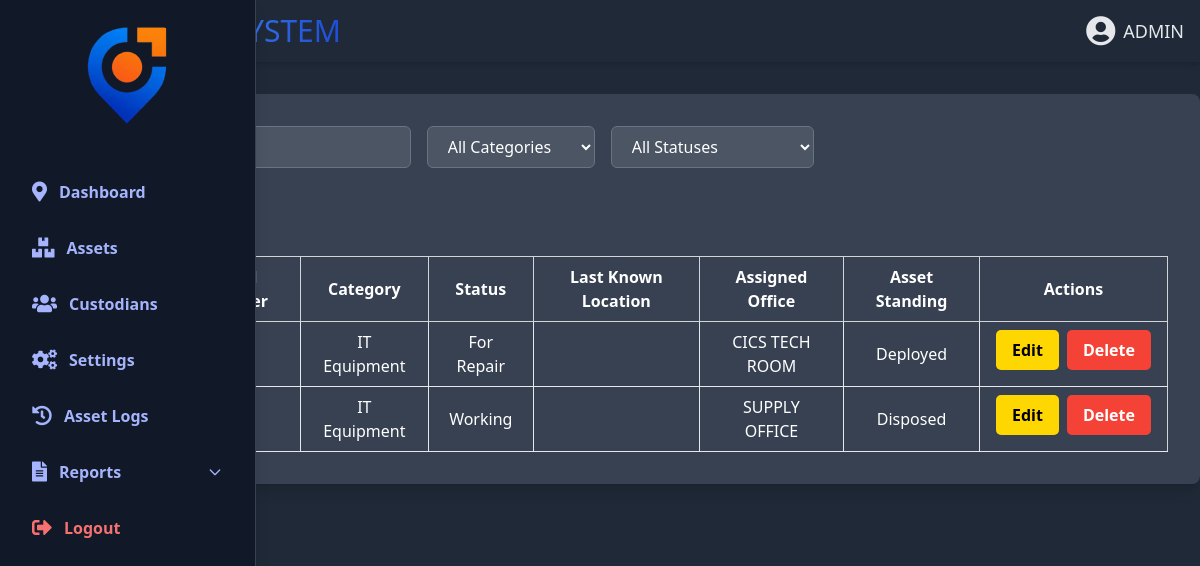
Screenshot of /assets.php (signed in) with the database file from the repository.
### tables this page shows
CREATE TABLE `assets` (
  `asset_id` int(11) NOT NULL,
  `asset_name` varchar(255) NOT NULL,
  `category` varchar(100) NOT NULL,
  `current_status` varchar(50) NOT NULL,
  `last_known_location` varchar(255) DEFAULT NULL,
  `assigned_to` varchar(255) DEFAULT NULL,
  `status` varchar(255) DEFAULT NULL,
  `date_added` timestamp NOT NULL DEFAULT current_timestamp(),
  `last_seen` datetime DEFAULT NULL,
  `asset_status` enum('Deployed','Disposed','Available') DEFAULT 'Available'
);

### user_theme.php (called while the page is built, shortened)
<?php
$stmt = $conn->prepare("SELECT theme FROM secondary_user_settings WHERE username=?");
$stmt->bind_param("s", $_SESSION['user']);
$stmt->execute();
$result = $stmt->get_result();
if ($row = $result->fetch_assoc()) {
    $theme = $row['theme'];
    if ($theme === 'Dark') {
        $theme_class = 'theme-dark';
    } elseif ($theme === 'Auto') {
        $theme_class = (date('H') >= 18 || date('H') < 6) ? 'theme-dark' : 'theme-light';
    }
}
?>

### assets.php (the view, shortened to what this page needs)
<?php
include 'db_connect.php';
include 'user_theme.php';
function fetch_assets($conn, $search, $category, $status) {
    $sql = "SELECT * FROM assets WHERE asset_name LIKE ? AND category LIKE ? AND current_status LIKE ?";
    $stmt = $conn->prepare($sql);
    $searchParam = "%$search%";
    $categoryParam = "%$category%";
    $statusParam = "%$status%";
    $stmt->bind_param('sss', $searchParam, $categoryParam, $statusParam);
    $stmt->execute();
    $result = $stmt->get_result();
    $rows = [];
    while ($row = $result->fetch_assoc()) {
        $rows[] = $row;
    }
    return $rows;
}
$search = '';
$category = '';
$status = '';
$assets = fetch_assets($conn, $search, $category, $status);
?>
<!DOCTYPE html>
<html lang="en">
<head>
<script src="https://cdn.tailwindcss.com"></script>
</head>
<body class="min-h-screen <?php echo $theme_class; ?>">
<?php include 'header.php';  ?>
<div class="container p-8 pr-8 rounded-lg shadow-lg w-full max-w-7xl mx-auto mt-8">
    <div class="mb-8 flex items-center space-x-4">
        <select id="category" class="px-4 py-2 border rounded-md">
            <option value="">All Categories</option>
        </select>
        <select id="status" class="px-4 py-2 border rounded-md">
            <option value="">All Statuses</option>
        </select>
    </div>
    <button class="px-4 py-2 bg-green-500 text-white rounded-md mb-4" onclick="openAddAssetModal()">Add New Asset</button>
    <table class="min-w-full table-auto border border-gray-300 border-collapse" id="assetsTable">
    <thead>
        <tr class="border-b border-gray-300">
            <th class="px-4 py-2 text-center border-r border-gray-300">Asset Name/ID</th>
            <th class="px-4 py-2 text-center border-r border-gray-300">Serial Number</th>
            <th class="px-4 py-2 text-center border-r border-gray-300">Category</th>
            <th class="px-4 py-2 text-center border-r border-gray-300">Status</th>
            <th class="px-4 py-2 text-center border-r border-gray-300">Last Known Location</th>
            <th class="px-4 py-2 text-center border-r border-gray-300">Assigned Office</th>
            <th class="px-4 py-2 text-center border-r border-gray-300">Asset Standing</th>
            <th class="px-4 py-2 text-center">Actions</th>
        </tr>
    </thead>
    <tbody>
        <?php foreach ($assets as $asset): ?>
            <tr class="border-b border-gray-200">
                <td class="px-4 py-2 text-center border-r border-gray-200"><?php echo htmlspecialchars($asset['asset_name']); ?></td>
                <td class="px-4 py-2 text-center border-r border-gray-200"><?php echo htmlspecialchars($asset['serial_num']); ?></td>
                <td class="px-4 py-2 text-center border-r border-gray-200"><?php echo htmlspecialchars($asset['category']); ?></td>
                <td class="px-4 py-2 text-center border-r border-gray-200"><?php echo htmlspecialchars($asset['current_status']); ?></td>
                <td class="px-4 py-2 text-center border-r border-gray-200"><?php echo htmlspecialchars($asset['last_known_location']); ?></td>
                <td class="px-4 py-2 text-center border-r border-gray-200"><?php echo htmlspecialchars($asset['assigned_to']); ?></td>
                <td class="px-4 py-2 text-center border-r border-gray-200"><?php echo htmlspecialchars($asset['asset_status'] ?? ''); ?></td>
                <td class="px-4 py-2 text-center flex space-x-2">
                <button class="btn btn-edit btn-sm" onclick="openEditAssetModal(<?php echo $asset['asset_id']; ?>,
                    '<?php echo addslashes($asset['asset_name']); ?>',
                    '<?php echo addslashes($asset['serial_num']); ?>',
                    '<?php echo addslashes($asset['category']); ?>',
                    '<?php echo addslashes($asset['current_status']); ?>',
                    '<?php echo addslashes($asset['last_known_location']); ?>',
                    '<?php echo addslashes($asset['assigned_to']); ?>')">Edit</button>
                <button class="btn btn-danger btn-sm" onclick="showDeleteModal(<?php echo $asset['asset_id']; ?>)">Delete</button>
                </td>
            </tr>
        <?php endforeach; ?>
    </tbody>
</table>
</div>
</body>
</html>

### header.php
<header class="shadow-md w-full">
  <div class="max-w-7xl mx-auto px-4 py-4 flex flex-wrap items-center justify-between gap-4">
    <div class="flex items-center space-x-3 flex-shrink-0">
      <h1 class="text-2xl sm:text-3xl font-normal flex flex-wrap gap-x-1 <?php echo ($theme_class === 'theme-dark') ? 'text-gray-200' : 'text-gray-800'; ?>">
        <span class="bg-gradient-to-r from-orange-400 to-yellow-400 bg-clip-text text-transparent leading-none">GPS</span>
        <span class="bg-gradient-to-r from-blue-400 to-blue-700 bg-clip-text text-transparent leading-none">TRACKING SYSTEM</span>
      </h1>
    </div>
    <nav class="w-full md:w-auto order-3 md:order-none <?php echo ($theme_class === 'theme-dark') ? 'text-gray-200' : 'text-gray-800'; ?>">
      <?php include 'nav.php'; ?>
    </nav>
    <div class="flex items-center space-x-2 font-poppins flex-shrink-0 <?php echo ($theme_class === 'theme-dark') ? 'text-gray-200' : 'text-gray-800'; ?>">
      <i class="fas fa-user-circle text-2xl sm:text-3xl leading-none" title="Admin Panel"></i>
      <span class="text-base sm:text-lg leading-none font-normal">ADMIN</span>
    </div>
  </div>
</header>

### nav.php (shortened to what this page needs)
<?php
include 'user_theme.php';
?>
<!DOCTYPE html>
<html lang="en">
<head>
  <link rel="stylesheet" href="https://cdnjs.cloudflare.com/ajax/libs/font-awesome/5.15.4/css/all.min.css" />
  <?php
  function isActive($page) {
    return basename($_SERVER['PHP_SELF']) === $page ? 'active' : '';
  }
  ?>
</head>
<body class="<?php echo htmlspecialchars($theme_class); ?>">
<aside class="w-64 h-screen p-5 fixed top-0 left-0 shadow-lg flex flex-col space-y-4 z-40 border-r font-sans font-semibold">
  <div class="flex justify-center mb-6 font-bold">
    <img src="logo.png" alt="Logo" class="w-24 h-auto logo-animate" />
  </div>
  <a href="dashboard.php" class="sidebar-link block w-full flex items-center space-x-3 py-2 px-3 <?php echo isActive('dashboard.php'); ?>">
    <i class="fas fa-map-marker-alt text-xl"></i><span>Dashboard</span>
  </a>
  <a href="assets.php" class="sidebar-link block w-full flex items-center space-x-3 py-2 px-3">
    <i class="fas fa-boxes text-xl"></i><span>Assets</span>
  </a>
  <a href="user_management.php" class="sidebar-link block w-full flex items-center space-x-3 py-2 px-3">
    <i class="fas fa-users text-xl"></i><span>Custodians</span>
  </a>
  <a href="settings.php" class="sidebar-link block w-full flex items-center space-x-3 py-2 px-3">
    <i class="fas fa-cogs text-xl"></i><span>Settings</span>
  </a>
  <a href="asset_logs.php" class="sidebar-link block w-full flex items-center space-x-3 py-2 px-3">
    <i class="fas fa-history text-xl"></i><span>Asset Logs</span>
  </a>
<div class="relative">
  <button id="reportsToggleBtn" class="w-full flex items-center justify-between py-2 px-3 sidebar-link cursor-pointer">
    <span class="flex items-center space-x-3">
      <i class="fas fa-file-alt text-xl"></i><span>Reports</span>
    </span>
    <svg id="reportsArrow" class="w-4 h-4 transition-transform duration-300" fill="none" stroke="currentColor" viewBox="0 0 24 24" stroke-width="2">
      <path stroke-linecap="round" stroke-linejoin="round" d="M19 9l-7 7-7-7"></path>
    </svg>
  </button>
</div>
  <button onclick="openLogoutModal()" class="logout-btn block w-full flex items-center space-x-3 py-2 px-3 hover:bg-gray-700 transition">
    <i class="fas fa-sign-out-alt text-xl"></i><span>Logout</span>
  </button>
</aside>
</body>
</html>

### assets.php (style rules this page uses)
body { font-family: 'Poppins', sans-serif; color: black; }
.container { background-color: var(--container-bg); color: var(--text-color); }
.theme-dark { background-color: #1f2937; --bg-color: #1f2937; --container-bg: #374151; --text-color: white; --input-bg: #4b5563; --input-border: #6b7280; --input-text: #ffffff; --header-bg: #374151; --header-text-color: #ffffff; }
input[type="text"], select, textarea { background-color: var(--input-bg); color: var(--input-text); border: 1px solid var(--input-border); }
table th { background-color: var(--header-bg); color: var(--header-text-color); }
.btn { border-radius: 5px; padding: 8px 16px; text-align: center; font-weight: bold; cursor: pointer; }
.btn-danger { background-color: #F44336; color: white; }
.btn-edit { background-color: #FFD700; }
.theme-dark .btn-edit { color: #000; }

### nav.php (style rules this page uses)
body { font-family: 'Segoe UI', Tahoma, Geneva, Verdana, sans-serif; transition: background-color 0.3s, color 0.3s; }
.theme-dark aside { background-color: #111827; color: #d1d5db; border-right: 1px solid #374151; }
.theme-dark .sidebar-link { color: #a5b4fc; font-weight: 600; }
.theme-dark .logout-btn { color: #f87171; }
.logo-animate { animation: logoPulse 3s ease-in-out infinite; transform-origin: center; }

### rows the page displays
assets: category "IT Equipment", current_status "For Repair", assigned_to "CICS TECH ROOM", asset_status "Deployed"
assets: category "IT Equipment", current_status "Working", assigned_to "SUPPLY OFFICE", asset_status "Disposed"
